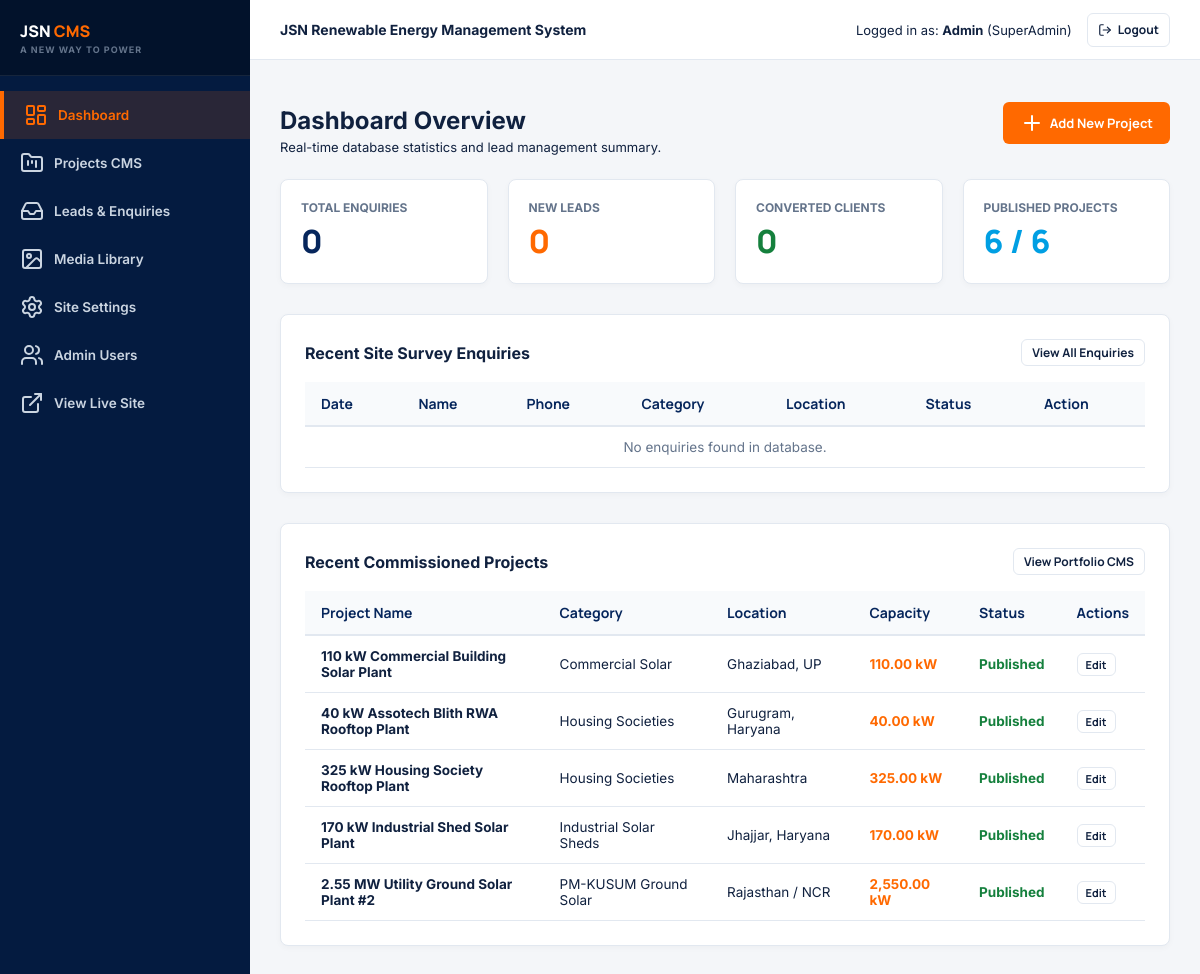
/admin/dashboard.php (signed in), run on an earlier commit of the app's database.
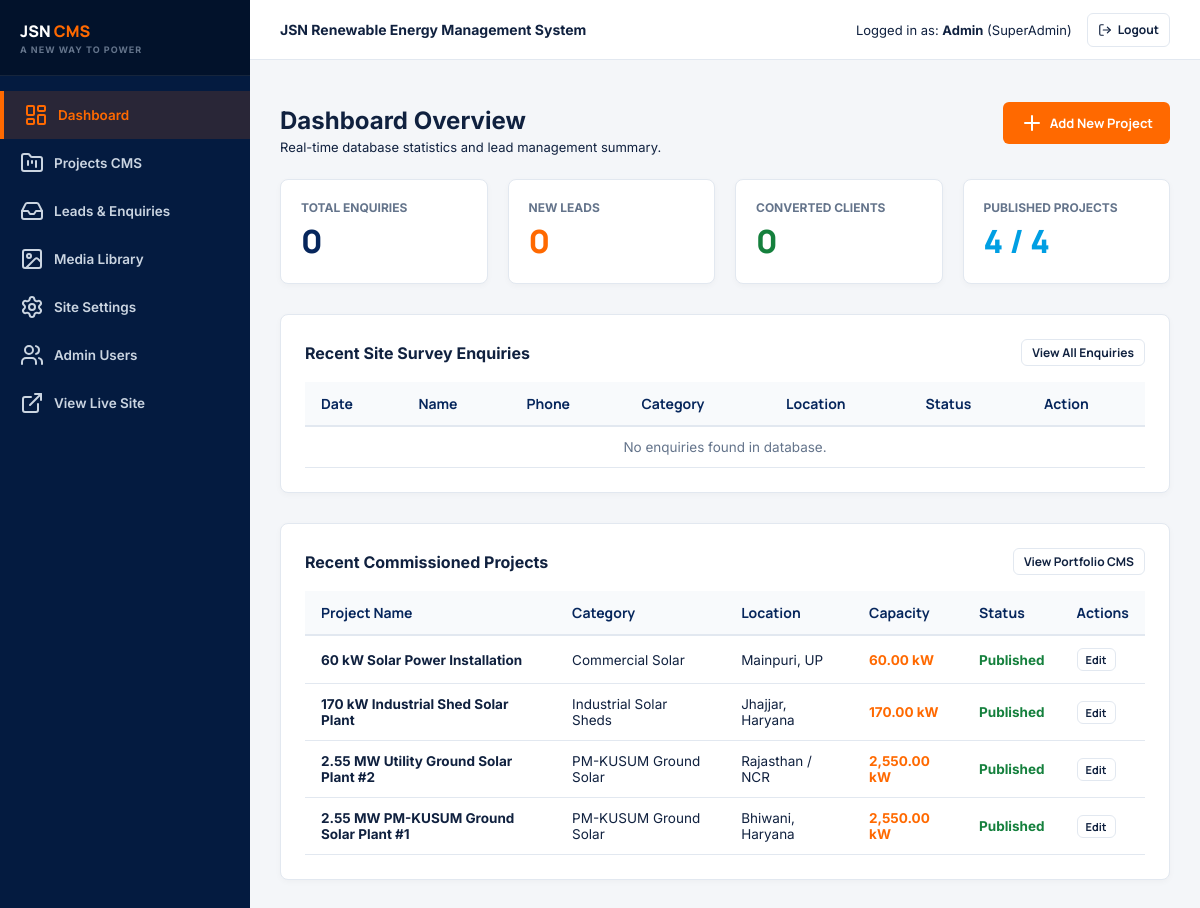
And on a later commit of the database.
### tables this page shows
CREATE TABLE IF NOT EXISTS `projects` (
    `id` INT AUTO_INCREMENT PRIMARY KEY,
    `title` VARCHAR(255) NOT NULL,
    `slug` VARCHAR(255) NOT NULL UNIQUE,
    `category` ENUM('Commercial Solar', 'Industrial Solar Sheds', 'PM-KUSUM Ground Solar', 'Housing Societies', 'Government & PSU', 'Hospitals', 'Schools & Institutions') NOT NULL,
    `location` VARCHAR(150) NOT NULL,
    `client_name` VARCHAR(150) NULL,
    `system_type` ENUM('On-Grid Solar', 'Off-Grid Solar', 'Hybrid Solar', 'Ground-Mounted Solar') DEFAULT 'On-Grid Solar',
    `capacity_kw` DECIMAL(10,2) NOT NULL DEFAULT 0.00,
    `completion_date` DATE NULL,
    `description` TEXT NULL,
    `hero_image` VARCHAR(255) NULL,
    `is_published` TINYINT(1) DEFAULT 1,
    `is_featured` TINYINT(1) DEFAULT 0,
    `seo_title` VARCHAR(255) NULL,
    `seo_description` TEXT NULL,
    `created_at` DATETIME DEFAULT CURRENT_TIMESTAMP,
    `updated_at` DATETIME DEFAULT CURRENT_TIMESTAMP ON UPDATE CURRENT_TIMESTAMP
);

### functions.php (called while the page is built, shortened)
<?php
function sanitize($data) {
    return htmlspecialchars(trim($data ?? ''), ENT_QUOTES, 'UTF-8');
}
?>

### admin/dashboard.php (the view, shortened to what this page needs)
<?php
require_once __DIR__ . '/includes/header.php';
$db = getDB();
$totalEnquiries = 0;
$newEnquiries = 0;
$convertedEnquiries = 0;
$totalProjects = 0;
$publishedProjects = 0;
$recentEnquiries = [];
$recentProjects = [];
if ($db) {
    $totalEnquiries = $db->query("SELECT COUNT(*) FROM enquiries")->fetchColumn();
    $newEnquiries = $db->query("SELECT COUNT(*) FROM enquiries WHERE status = 'New'")->fetchColumn();
    $convertedEnquiries = $db->query("SELECT COUNT(*) FROM enquiries WHERE status = 'Converted'")->fetchColumn();
    $totalProjects = $db->query("SELECT COUNT(*) FROM projects")->fetchColumn();
    $publishedProjects = $db->query("SELECT COUNT(*) FROM projects WHERE is_published = 1")->fetchColumn();
    $recentEnquiries = $db->query("SELECT * FROM enquiries ORDER BY id DESC LIMIT 5")->fetchAll();
    $recentProjects = $db->query("SELECT * FROM projects ORDER BY id DESC LIMIT 5")->fetchAll();
}
?>
<div style="display:flex; justify-content:space-between; align-items:center; margin-bottom: 24px;">
    <div>
        <h1 style="font-size: 24px; margin-bottom: 4px;">Dashboard Overview</h1>
        <p style="margin: 0; font-size: 13px;">Real-time database statistics and lead management summary.</p>
    </div>
    <div>
        <a href="project-edit.php" class="admin-btn admin-btn-primary"><i data-lucide="plus"></i> Add New Project</a>
    </div>
</div>
<div class="metrics-grid">
    <div class="metric-card">
        <div class="metric-label">Total Enquiries</div>
        <div class="metric-number"><?php echo number_format($totalEnquiries); ?></div>
    </div>
    <div class="metric-card">
        <div class="metric-label">New Leads</div>
        <div class="metric-number" style="color: var(--admin-orange);"><?php echo number_format($newEnquiries); ?></div>
    </div>
    <div class="metric-card">
        <div class="metric-label">Converted Clients</div>
        <div class="metric-number" style="color: #15803D;"><?php echo number_format($convertedEnquiries); ?></div>
    </div>
    <div class="metric-card">
        <div class="metric-label">Published Projects</div>
        <div class="metric-number" style="color: var(--admin-blue);"><?php echo number_format($publishedProjects); ?> / <?php echo number_format($totalProjects); ?></div>
    </div>
</div>
<div class="admin-card">
    <div style="display:flex; justify-content:space-between; align-items:center; margin-bottom: 16px;">
        <h3 style="margin:0; font-size:16px;">Recent Site Survey Enquiries</h3>
        <a href="enquiries.php" class="admin-btn admin-btn-outline" style="padding: 4px 10px; font-size: 12px;">View All Enquiries</a>
    </div>
    <div class="table-responsive">
        <table class="admin-table">
            <thead>
                <tr>
                    <th>Date</th>
                    <th>Name</th>
                    <th>Phone</th>
                    <th>Category</th>
                    <th>Location</th>
                    <th>Status</th>
                    <th>Action</th>
                </tr>
            </thead>
            <tbody>
                <?php if (empty($recentEnquiries)): ?>
                    <tr><td colspan="7" style="text-align:center; color: var(--admin-muted);">No enquiries found in database.</td></tr>
                <?php endif; ?>
            </tbody>
        </table>
    </div>
</div>
<div class="admin-card">
    <div style="display:flex; justify-content:space-between; align-items:center; margin-bottom: 16px;">
        <h3 style="margin:0; font-size:16px;">Recent Commissioned Projects</h3>
        <a href="projects.php" class="admin-btn admin-btn-outline" style="padding: 4px 10px; font-size: 12px;">View Portfolio CMS</a>
    </div>
    <div class="table-responsive">
        <table class="admin-table">
            <thead>
                <tr>
                    <th>Project Name</th>
                    <th>Category</th>
                    <th>Location</th>
                    <th>Capacity</th>
                    <th>Status</th>
                    <th>Actions</th>
                </tr>
            </thead>
            <tbody>
                <?php if (empty($recentProjects)): ?>
                    <tr><td colspan="6" style="text-align:center; color: var(--admin-muted);">No projects found in database.</td></tr>
                <?php else: ?>
                    <?php foreach ($recentProjects as $proj): ?>
                        <tr>
                            <td><strong><?php echo sanitize($proj['title']); ?></strong></td>
                            <td><?php echo sanitize($proj['category']); ?></td>
                            <td><?php echo sanitize($proj['location']); ?></td>
                            <td><strong style="color:var(--admin-orange);"><?php echo number_format($proj['capacity_kw'], 2); ?> kW</strong></td>
                            <td><?php echo $proj['is_published'] ? '<span style="color:#15803D; font-weight:bold;">Published</span>' : '<span style="color:#991B1B;">Draft</span>'; ?></td>
                            <td><a href="project-edit.php?id=<?php echo $proj['id']; ?>" class="admin-btn admin-btn-outline" style="padding:3px 8px; font-size:11px;">Edit</a></td>
                        </tr>
                    <?php endforeach; ?>
                <?php endif; ?>
            </tbody>
        </table>
    </div>
</div>
<?php require_once __DIR__ . '/includes/footer.php'; ?>

### admin/includes/header.php (shortened to what this page needs)
<?php
require_once __DIR__ . '/../../functions.php';
$currentPage = basename($_SERVER['PHP_SELF']);
?>
<!DOCTYPE html>
<html lang="en">
<head>
    <link rel="stylesheet" href="<?php echo SITE_URL; ?>/admin/css/admin.css">
</head>
<body>
<div class="admin-wrapper">
    <aside class="admin-sidebar">
        <div class="admin-brand">
            <div class="admin-brand-title">JSN <span>CMS</span></div>
            <div class="admin-brand-tag"><?php echo SITE_TAGLINE; ?></div>
        </div>
        <ul class="admin-nav">
            <li class="<?php echo $currentPage === 'dashboard.php' ? 'active' : ''; ?>">
                <a href="dashboard.php"><i data-lucide="layout-dashboard"></i> Dashboard</a>
            </li>
            <li class="<?php echo in_array($currentPage, ['projects.php', 'project-edit.php']) ? 'active' : ''; ?>">
                <a href="projects.php"><i data-lucide="folder-kanban"></i> Projects CMS</a>
            </li>
            <li class="<?php echo $currentPage === 'enquiries.php' ? 'active' : ''; ?>">
                <a href="enquiries.php"><i data-lucide="inbox"></i> Leads & Enquiries</a>
            </li>
            <li class="<?php echo $currentPage === 'media.php' ? 'active' : ''; ?>">
                <a href="media.php"><i data-lucide="image"></i> Media Library</a>
            </li>
            <li class="<?php echo $currentPage === 'settings.php' ? 'active' : ''; ?>">
                <a href="settings.php"><i data-lucide="settings"></i> Site Settings</a>
            </li>
            <li class="<?php echo $currentPage === 'users.php' ? 'active' : ''; ?>">
                <a href="users.php"><i data-lucide="users"></i> Admin Users</a>
            </li>
            <li>
                <a href="<?php echo SITE_URL; ?>/index.php" target="_blank"><i data-lucide="external-link"></i> View Live Site</a>
            </li>
        </ul>
    </aside>
    <div class="admin-main">
        <header class="admin-topbar">
            <div>
                <strong>JSN Renewable Energy Management System</strong>
            </div>
            <div class="admin-user-info">
                <span>Logged in as: <strong><?php echo sanitize($_SESSION['admin_user'] ?? 'Admin'); ?></strong> (<?php echo sanitize($_SESSION['admin_role'] ?? 'SuperAdmin'); ?>)</span>
                <a href="logout.php" class="admin-btn admin-btn-outline" style="padding: 4px 10px; font-size: 12px;"><i data-lucide="log-out" style="width:14px;"></i> Logout</a>
            </div>
        </header>
        <main class="admin-content">

### admin/includes/footer.php (shortened to what this page needs)
        </main>
    </div>
</div>
</body>
</html>

### admin/css/admin.css (style rules this page uses)
:root { --admin-navy: #041B40; --admin-primary: #06265C; --admin-orange: #FF6900; --admin-blue: #009FE3; --admin-bg: #F4F6F9; --admin-white: #FFFFFF; --admin-text: #10213F; --admin-muted: #64748B; --admin-border: #E2E8F0; --admin-radius: 8px; --font-head: 'Manrope', sans-serif; --font-body: 'Inter', sans-serif; }
* { box-sizing: border-box; }
body { margin: 0; padding: 0; font-family: var(--font-body); background: var(--admin-bg); color: var(--admin-text); font-size: 14px; }
.admin-wrapper { display: flex; min-height: 100vh; }
.admin-sidebar { width: 250px; background: var(--admin-navy); color: #CBD5E1; display: flex; flex-direction: column; flex-shrink: 0; }
.admin-brand { padding: 20px; background: #02122b; border-bottom: 1px solid rgba(255,255,255,0.08); }
.admin-brand-title { font-family: var(--font-head); font-weight: 800; font-size: 16px; color: var(--admin-white); }
.admin-brand-title span { color: var(--admin-orange); }
.admin-brand-tag { font-size: 9px; text-transform: uppercase; color: var(--admin-muted); letter-spacing: 1px; font-weight: 700; margin-top: 2px; }
.admin-nav { list-style: none; padding: 15px 0; margin: 0; flex-grow: 1; }
.admin-nav li a { display: flex; align-items: center; gap: 10px; padding: 12px 20px; color: #CBD5E1; text-decoration: none; font-weight: 600; font-size: 13.5px; transition: 0.2s; }
.admin-nav li a:hover, .admin-nav li.active a { background: rgba(255, 105, 0, 0.15); color: var(--admin-orange); border-left: 4px solid var(--admin-orange); }
.admin-main { flex-grow: 1; display: flex; flex-direction: column; min-width: 0; }
.admin-topbar { height: 60px; background: var(--admin-white); border-bottom: 1px solid var(--admin-border); display: flex; align-items: center; justify-content: space-between; padding: 0 30px; }
.admin-user-info { display: flex; align-items: center; gap: 15px; font-size: 13px; }
.admin-content { padding: 30px; flex-grow: 1; }
.metrics-grid { display: grid; grid-template-columns: repeat(auto-fit, minmax(200px, 1fr)); gap: 20px; margin-bottom: 30px; }
.metric-card { background: var(--admin-white); padding: 20px; border-radius: var(--admin-radius); border: 1px solid var(--admin-border); box-shadow: 0 2px 6px rgba(0,0,0,0.03); }
.metric-number { font-family: var(--font-head); font-size: 32px; font-weight: 800; color: var(--admin-primary); margin-top: 4px; }
.metric-label { font-size: 12px; font-weight: 700; text-transform: uppercase; color: var(--admin-muted); }
.admin-card { background: var(--admin-white); border-radius: var(--admin-radius); border: 1px solid var(--admin-border); box-shadow: 0 2px 6px rgba(0,0,0,0.03); padding: 24px; margin-bottom: 30px; }
.table-responsive { width: 100%; overflow-x: auto; }
.admin-table { width: 100%; border-collapse: collapse; text-align: left; }
.admin-table th { background: #F8FAFC; padding: 12px 16px; border-bottom: 2px solid var(--admin-border); font-family: var(--font-head); font-weight: 700; color: var(--admin-primary); }
.admin-table td { padding: 12px 16px; border-bottom: 1px solid var(--admin-border); font-size: 13.5px; }
.admin-btn { padding: 8px 16px; border-radius: 6px; font-family: var(--font-head); font-weight: 700; font-size: 13px; text-decoration: none; display: inline-flex; align-items: center; gap: 6px; border: 1px solid transparent; cursor: pointer; }
.admin-btn-primary { background: var(--admin-orange); color: var(--admin-white); }
.admin-btn-outline { background: transparent; border-color: var(--admin-border); color: var(--admin-text); }

What changed in the data, as far as the page shows it:
removed projects: title "110 kW Commercial Building Solar Plant", category "Commercial Solar", location "Ghaziabad, UP", capacity_kw "110.00", is_published "Published"
removed projects: title "40 kW Assotech Blith RWA Rooftop Plant", category "Housing Societies", location "Gurugram, Haryana", capacity_kw "40.00", is_published "Published"
changed projects: title "325 kW Housing Society Rooftop Plant" → "60 kW Solar Power Installation"; category "Housing Societies" → "Commercial Solar"; location "Maharashtra" → "Mainpuri, UP"; capacity_kw "325.00" → "60.00"
now on this page (row edited): projects: title "2.55 MW PM-KUSUM Ground Solar Plant #1", category "PM-KUSUM Ground Solar", location "Bhiwani, Haryana", capacity_kw "2,550.00", is_published "Published"
Also different on the page:
$publishedProjects: "6" → "4"
$totalProjects: "6" → "4"
